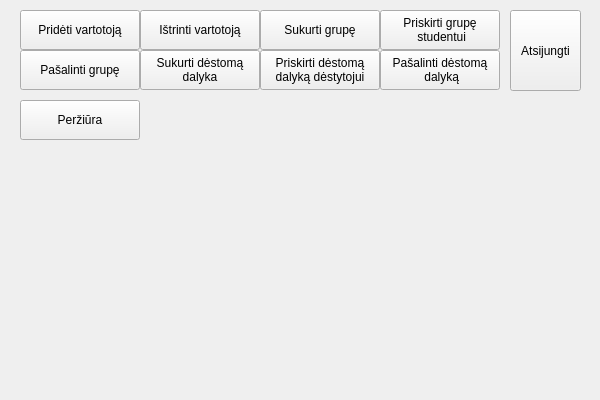
<?xml version="1.0" encoding="UTF-8"?>
<ui version="4.0">
 <class>AdminUI</class>
 <widget class="QMainWindow" name="AdminUI">
  <property name="geometry">
   <rect>
    <x>0</x>
    <y>0</y>
    <width>600</width>
    <height>400</height>
   </rect>
  </property>
  <property name="windowTitle">
   <string>Administratorius</string>
  </property>
  <widget class="QWidget" name="centralwidget">
   <widget class="QPushButton" name="addUserButton">
    <property name="geometry">
     <rect>
      <x>20</x>
      <y>10</y>
      <width>120</width>
      <height>40</height>
     </rect>
    </property>
    <property name="text">
     <string>Pridėti vartotoją</string>
    </property>
   </widget>
   <widget class="QPushButton" name="deleteUserButton">
    <property name="geometry">
     <rect>
      <x>140</x>
      <y>10</y>
      <width>120</width>
      <height>40</height>
     </rect>
    </property>
    <property name="text">
     <string>Ištrinti vartotoją</string>
    </property>
   </widget>
   <widget class="QPushButton" name="createGroupButton">
    <property name="geometry">
     <rect>
      <x>260</x>
      <y>10</y>
      <width>120</width>
      <height>40</height>
     </rect>
    </property>
    <property name="text">
     <string>Sukurti grupę</string>
    </property>
   </widget>
   <widget class="QPushButton" name="assignGroupButton">
    <property name="geometry">
     <rect>
      <x>380</x>
      <y>10</y>
      <width>120</width>
      <height>40</height>
     </rect>
    </property>
    <property name="text">
     <string>Priskirti grupę
 studentui</string>
    </property>
   </widget>
   <widget class="QPushButton" name="deleteGroupButton">
    <property name="geometry">
     <rect>
      <x>20</x>
      <y>50</y>
      <width>120</width>
      <height>40</height>
     </rect>
    </property>
    <property name="text">
     <string>Pašalinti grupę</string>
    </property>
   </widget>
   <widget class="QPushButton" name="addSubjectButton">
    <property name="geometry">
     <rect>
      <x>140</x>
      <y>50</y>
      <width>120</width>
      <height>40</height>
     </rect>
    </property>
    <property name="text">
     <string>Sukurti dėstomą
dalyka</string>
    </property>
   </widget>
   <widget class="QPushButton" name="assignSubjectButton">
    <property name="geometry">
     <rect>
      <x>260</x>
      <y>50</y>
      <width>120</width>
      <height>40</height>
     </rect>
    </property>
    <property name="text">
     <string>Priskirti dėstomą
dalyką dėstytojui</string>
    </property>
   </widget>
   <widget class="QPushButton" name="deleteSubjectButton">
    <property name="geometry">
     <rect>
      <x>380</x>
      <y>50</y>
      <width>120</width>
      <height>40</height>
     </rect>
    </property>
    <property name="text">
     <string>Pašalinti dėstomą
 dalyką</string>
    </property>
   </widget>
   <widget class="QPushButton" name="logOffButton">
    <property name="geometry">
     <rect>
      <x>510</x>
      <y>10</y>
      <width>71</width>
      <height>81</height>
     </rect>
    </property>
    <property name="text">
     <string>Atsijungti</string>
    </property>
   </widget>
   <widget class="QPushButton" name="viewFileButton">
    <property name="geometry">
     <rect>
      <x>20</x>
      <y>100</y>
      <width>120</width>
      <height>40</height>
     </rect>
    </property>
    <property name="text">
     <string>Peržiūra</string>
    </property>
   </widget>
  </widget>
 </widget>
 <resources/>
 <connections/>
</ui>
